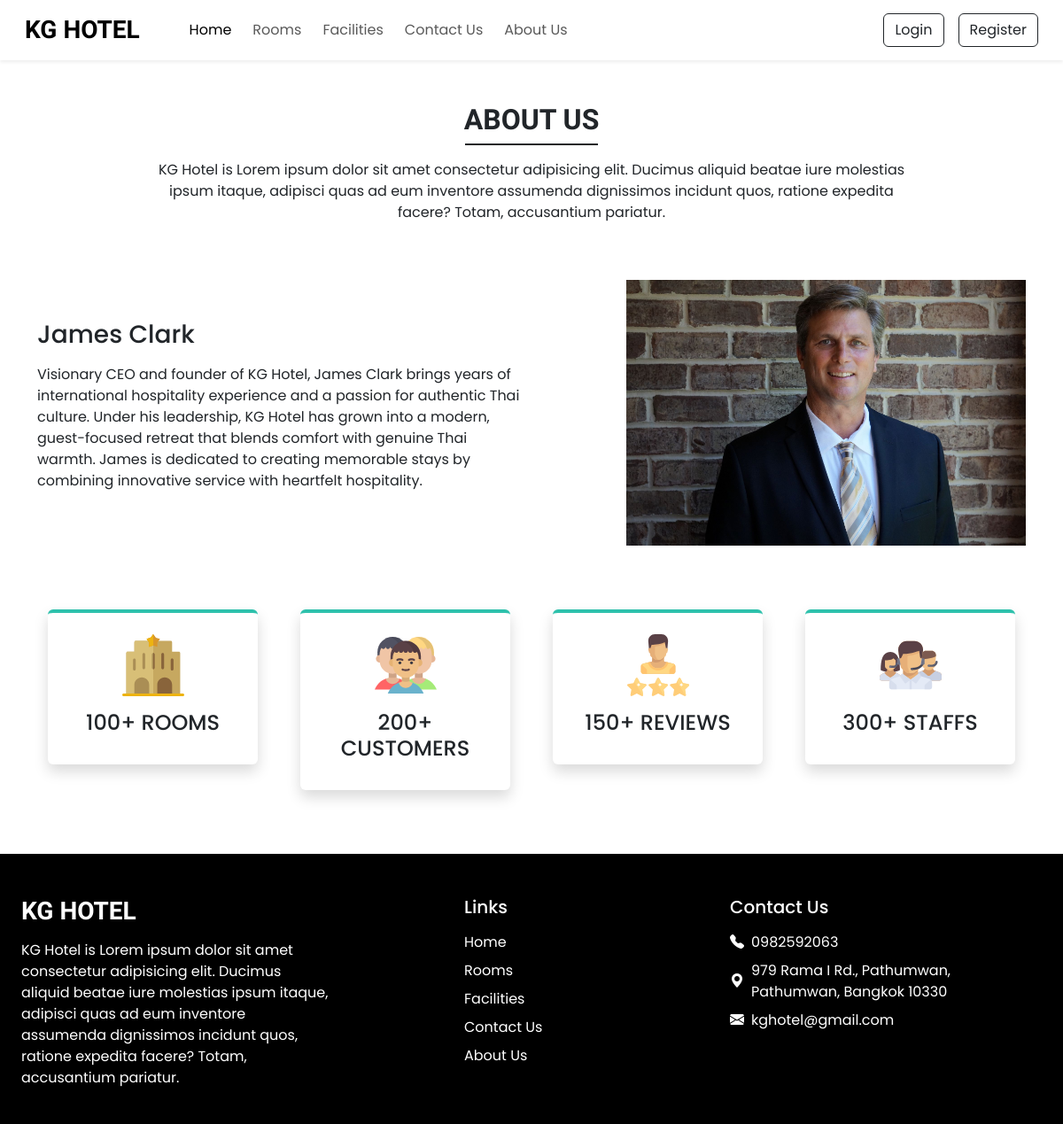
The page /about.php on the database as committed earlier.
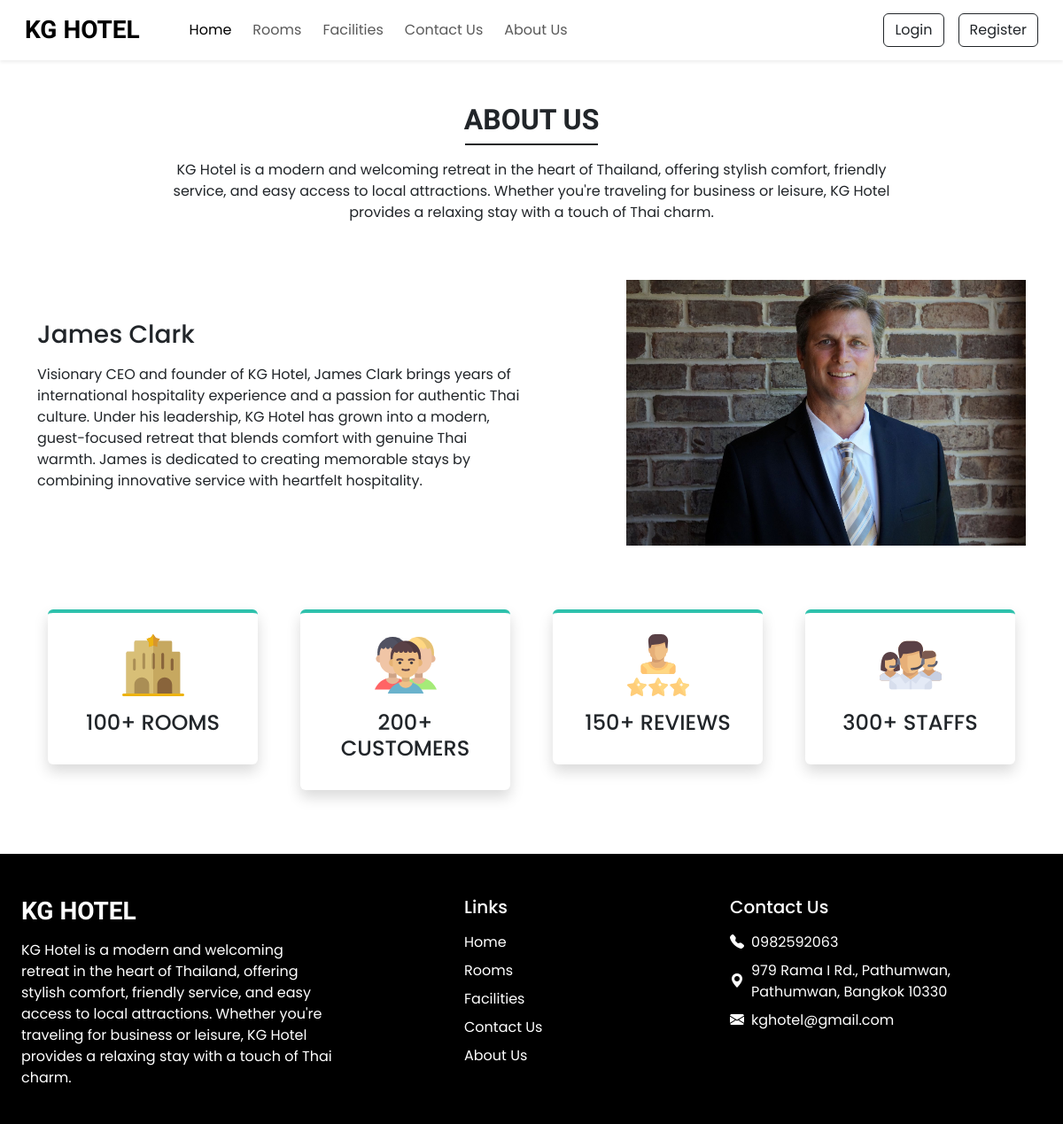
The same page on the database as committed later.
### tables this page shows
CREATE TABLE `setting` (
  `sr_no` int(11) NOT NULL,
  `site_title` varchar(50) NOT NULL,
  `site_about` text NOT NULL,
  `shutdown` tinyint(1) NOT NULL
);

### server/class/setting.php (called while the page is built, shortened)
<?php
class Setting {
    private $conn;
    public function __construct($db) {
        $this->conn = $db;
    }
    public function getSettingInfo() {
        $query = "SELECT * FROM setting WHERE sr_no = 1";
        $stmt = $this->conn->prepare($query);
        $stmt->execute();
        return $stmt->fetch(PDO::FETCH_ASSOC);
    }
}
$database = new Database();
$db = $database->getConnection();
$setting = new Setting($db);
$setting_info = $setting->getSettingInfo();
$site_title = $setting_info['site_title'];
$site_about = $setting_info['site_about'];
?>

### about.php (the view, shortened to what the changed rows need)
<?php
require('public/db_config.php');
require('server/class/setting.php');
?>
<!doctype html>
<html lang="en">
<head>
    <?php require('public/link.php'); ?>
    <link rel="stylesheet" href="https://cdn.jsdelivr.net/npm/swiper@11/swiper-bundle.min.css">
    <link rel="stylesheet" href="css/style.css">
</head>
<body>
    <div class="my-5 px-4">
        <h2 class="fw-bold h-font text-center">ABOUT US</h2>
        <div class="row">
            <p class="text-center mt-3 w-75 mx-auto">
                <?= nl2br(htmlspecialchars($site_about)) ?>
            </p>
        </div>
    </div>
    <?php require('inc/footer.php'); ?>
</body>
</html>

### inc/footer.php (shortened to what the changed rows need)
<footer class="container-fluid bg-black text-white mt-5 pt-5">
    <div class="row justify-content-between">
        <div class="col-12 col-md-6 col-lg-4 mb-4 px-4">
            <h3 class="h-font fw-bold fs-3 mb-3"><?= htmlspecialchars($site_title) ?></h3>
            <p><?= nl2br(htmlspecialchars($site_about)) ?></p>
        </div>
    </div>
</footer>

Rows that differ between the two databases and show on the page:
changed setting "KG HOTEL": site_about "KG Hotel is Lorem ipsum dolor sit amet consectetur adipisicing elit. Ducimus aliquid beatae iure molestias ipsum itaque, adipisci quas ad eum inventore assumenda dignissimos incidunt quos, ratione expedita facere? Totam, accusantium pariatur." → "KG Hotel is a modern and welcoming retreat in the heart of Thailand, offering stylish comfort, friendly service, and easy access to local attractions. Whether you're traveling for business or leisure, KG Hotel provides a relaxing stay with a touch of Thai charm."
